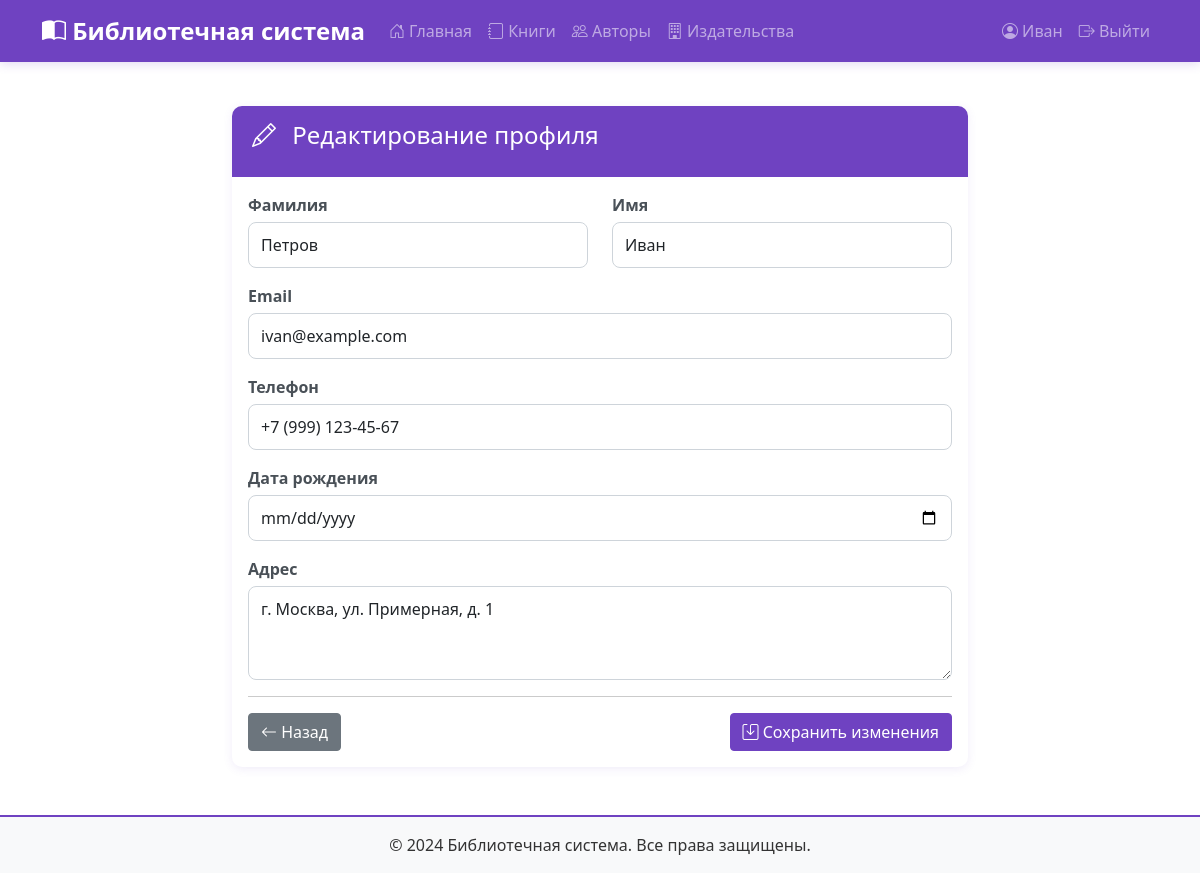
Page /profile/edit/ (signed in) on the committed database.
### books/models.py (models this page shows, shortened)
class CustomUser(AbstractUser):
    ROLE_CHOICES = [
        ('adult', 'Взрослый читатель'),
        ('schoolchild', 'Школьник'),
    ]
    role = models.CharField('Роль', max_length=20, choices=ROLE_CHOICES, default='adult')
    phone = models.CharField('Телефон', max_length=20, blank=True)
    address = models.TextField('Адрес', blank=True)
    birth_date = models.DateField('Дата рождения', null=True, blank=True)
    library_card_number = models.CharField('Номер читательского билета', max_length=20, unique=True, null=True,
                                           blank=True)
    class Meta:
        verbose_name = 'Читатель'
        verbose_name_plural = 'Читатели'

### books/views.py (the view)
# urls.py: path('profile/edit/', views.profile_edit, name='profile_edit'),
@login_required
def profile_edit(request):
    if request.method == 'POST':
        form = UserProfileForm(request.POST, instance=request.user)
        if form.is_valid():
            form.save()
            messages.success(request, 'Профиль обновлен')
            return redirect('books:profile')
    else:
        form = UserProfileForm(instance=request.user)
    return render(request, 'books/profile_edit.html', {'form': form})

### books/forms.py
class UserProfileForm(forms.ModelForm):
    class Meta:
        model = CustomUser
        fields = ['first_name', 'last_name', 'email', 'phone', 'address', 'birth_date']
        widgets = {
            'birth_date': forms.DateInput(attrs={'type': 'date', 'class': 'form-control'}),
            'phone': forms.TextInput(attrs={'class': 'form-control', 'placeholder': '+7 (XXX) XXX-XX-XX'}),
            'address': forms.Textarea(attrs={'class': 'form-control', 'rows': 3}),
            'first_name': forms.TextInput(attrs={'class': 'form-control'}),
            'last_name': forms.TextInput(attrs={'class': 'form-control'}),
            'email': forms.EmailInput(attrs={'class': 'form-control'}),
        }

### books/templates/books/profile_edit.html (shortened to what this page needs)
{% extends 'base.html' %}
{% block content %}
<div class="row">
    <div class="col-md-8 offset-md-2">
        <div class="card">
            <div class="card-header" style="background-color: #6f42c1; color: white;">
                <h3 class="mb-0"><i class="bi bi-pencil"></i> Редактирование профиля</h3>
            </div>
            <div class="card-body">
                <form method="post">
                    <div class="row">
                        <div class="col-md-6 mb-3">
                            <label for="{{ form.last_name.id_for_label }}" class="form-label">Фамилия</label>
                            {{ form.last_name }}
                        </div>
                        <div class="col-md-6 mb-3">
                            <label for="{{ form.first_name.id_for_label }}" class="form-label">Имя</label>
                            {{ form.first_name }}
                        </div>
                    </div>
                    <div class="mb-3">
                        <label for="{{ form.email.id_for_label }}" class="form-label">Email</label>
                        {{ form.email }}
                    </div>
                    <div class="mb-3">
                        <label for="{{ form.phone.id_for_label }}" class="form-label">Телефон</label>
                        {{ form.phone }}
                    </div>
                    <div class="mb-3">
                        <label for="{{ form.birth_date.id_for_label }}" class="form-label">Дата рождения</label>
                        {{ form.birth_date }}
                    </div>
                    <div class="mb-3">
                        <label for="{{ form.address.id_for_label }}" class="form-label">Адрес</label>
                        {{ form.address }}
                    </div>
                    <hr>
                    <div class="d-grid gap-2 d-md-flex justify-content-md-between">
                        <a href="{% url 'books:profile' %}" class="btn btn-secondary">
                            <i class="bi bi-arrow-left"></i> Назад
                        </a>
                        <button type="submit" class="btn btn-purple">
                            <i class="bi bi-save"></i> Сохранить изменения
                        </button>
                    </div>
                </form>
            </div>
        </div>
    </div>
</div>
{% endblock %}

### templates/base.html (shortened to what this page needs)
<!DOCTYPE html>
<html lang="ru">
<head>
    <link href="https://cdn.jsdelivr.net/npm/bootstrap@5.1.3/dist/css/bootstrap.min.css" rel="stylesheet">
    {% load static %}
    <link rel="stylesheet" href="{% static 'css/style.css' %}">
    <link rel="stylesheet" href="https://cdn.jsdelivr.net/npm/bootstrap-icons@1.8.1/font/bootstrap-icons.css">
</head>
<body>
    <nav class="navbar navbar-expand-lg navbar-dark" style="background-color: #6f42c1;">
        <div class="container">
            <a class="navbar-brand" href="{% url 'books:index' %}">
                <i class="bi bi-book-half"></i> Библиотечная система
            </a>
            <div class="collapse navbar-collapse" id="navbarNav">
                <ul class="navbar-nav me-auto">
                    <li class="nav-item">
                        <a class="nav-link" href="{% url 'books:index' %}">
                            <i class="bi bi-house-door"></i> Главная
                        </a>
                    </li>
                    <li class="nav-item">
                        <a class="nav-link" href="{% url 'books:book_list' %}">
                            <i class="bi bi-journal"></i> Книги
                        </a>
                    </li>
                    <li class="nav-item">
                        <a class="nav-link" href="{% url 'books:author_list' %}">
                            <i class="bi bi-people"></i> Авторы
                        </a>
                    </li>
                    <li class="nav-item">
                        <a class="nav-link" href="{% url 'books:publisher_list' %}">
                            <i class="bi bi-building"></i> Издательства
                        </a>
                    </li>
                </ul>
                <ul class="navbar-nav">
                    {% if user.is_authenticated %}
                        {% if user.is_staff %}
                            <li class="nav-item">
                                <a class="nav-link" href="{% url 'books:admin_dashboard' %}">
                                    <i class="bi bi-speedometer2"></i> Панель библиотекаря
                                </a>
                            </li>
                            <li class="nav-item">
                                <a class="nav-link" href="/admin/">
                                    <i class="bi bi-gear"></i> Админка
                                </a>
                            </li>
                        {% else %}
                            <li class="nav-item">
                                <a class="nav-link" href="{% url 'books:profile' %}">
                                    <i class="bi bi-person-circle"></i> {{ user.first_name|default:user.username }}
                                </a>
                            </li>
                        {% endif %}
                        <li class="nav-item">
                            <a class="nav-link" href="{% url 'logout' %}">
                                <i class="bi bi-box-arrow-right"></i> Выйти
                            </a>
                        </li>
                    {% endif %}
                </ul>
            </div>
        </div>
    </nav>
    <main class="container mt-4">
        {% block content %}
        {% endblock %}
    </main>
    <footer class="mt-5 py-3 text-center" style="background-color: #f8f9fa; border-top: 2px solid #6f42c1;">
        <div class="container">
            <p class="mb-0">&copy; 2024 Библиотечная система. Все права защищены.</p>
        </div>
    </footer>
</body>
</html>

### static/css/style.css (style rules this page uses)
body { background-color: #ffffff; font-family: 'Segoe UI', Tahoma, Geneva, Verdana, sans-serif; color: #333; min-height: 100vh; display: flex; flex-direction: column; }
main { flex: 1; }
.btn-purple { background-color: #6f42c1; border-color: #6f42c1; color: white; transition: all 0.3s ease; }
.card { border: none; border-radius: 10px; box-shadow: 0 2px 10px rgba(111, 66, 193, 0.1); transition: transform 0.3s, box-shadow 0.3s; background-color: #ffffff; overflow: hidden; }
.card-header { background-color: #f8f9fa; border-bottom: 2px solid #6f42c1; font-weight: bold; padding: 15px 20px; }
.navbar { box-shadow: 0 2px 10px rgba(111, 66, 193, 0.2); margin-bottom: 20px; }
.navbar-brand { font-weight: bold; font-size: 1.5rem; transition: transform 0.3s; }
.navbar-nav .nav-link { transition: all 0.3s ease; padding: 10px 15px; border-radius: 5px; }
a { color: #6f42c1; text-decoration: none; transition: color 0.3s; }
.form-control, .form-select { border-radius: 8px; border: 1px solid #ced4da; transition: all 0.3s; padding: 10px 12px; }
.form-label { font-weight: 600; color: #495057; margin-bottom: 5px; }
h1, h2, h3, h4, h5, h6 { color: #333; border-bottom: 2px solid #6f42c1; padding-bottom: 10px; margin-bottom: 20px; }
h3 { font-size: 1.5rem; }
footer { margin-top: auto; border-top: 2px solid #6f42c1; background-color: #f8f9fa; padding: 20px 0; }
.card, .stat-card { animation: fadeIn 0.5s ease-out; }
.card-header h3 { margin-bottom: 0; border-bottom: none; color: white; }
.card-header h3 i { margin-right: 10px; }

### rows in the picture
CustomUser: first_name "Иван", last_name "Петров", email "ivan@example.com", phone "+7 (999) 123-45-67", address "г. Москва, ул. Примерная, д. 1"
